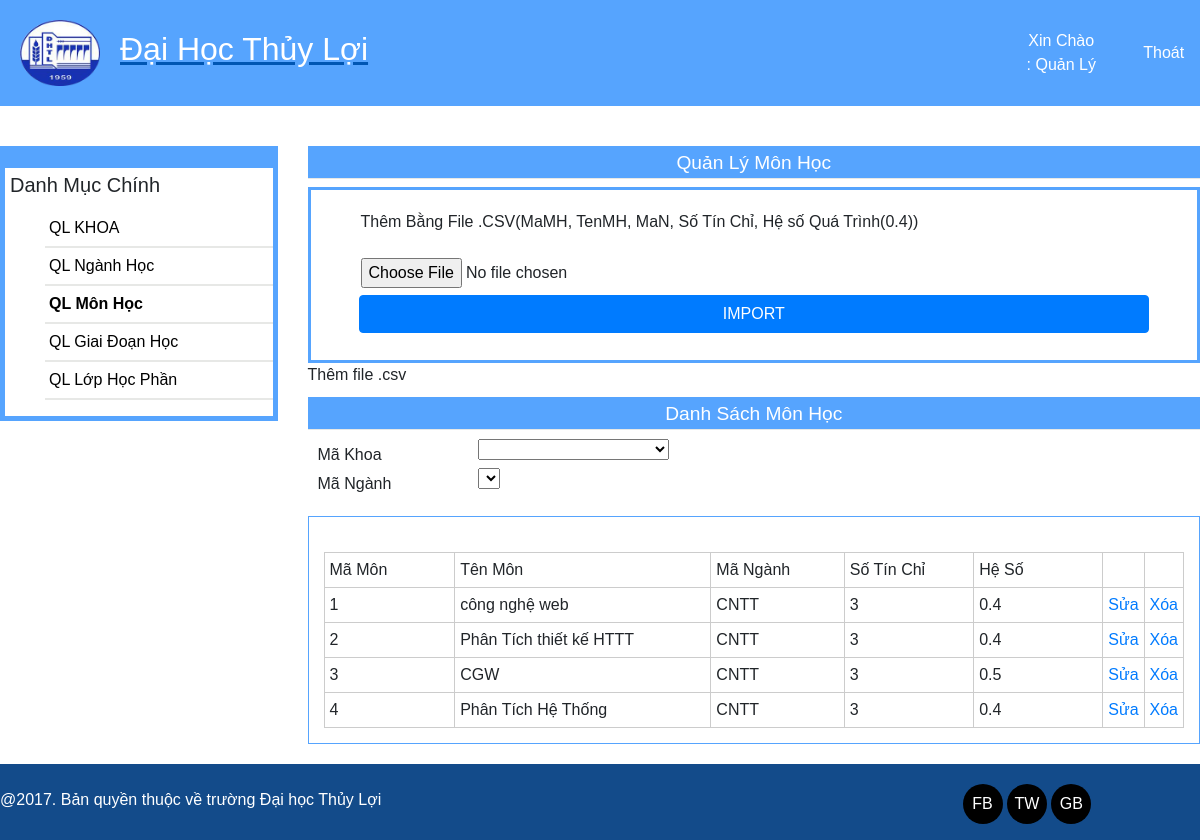
Page /php/quantriweb/qlmonhoc.php (signed in) on the earlier database version.
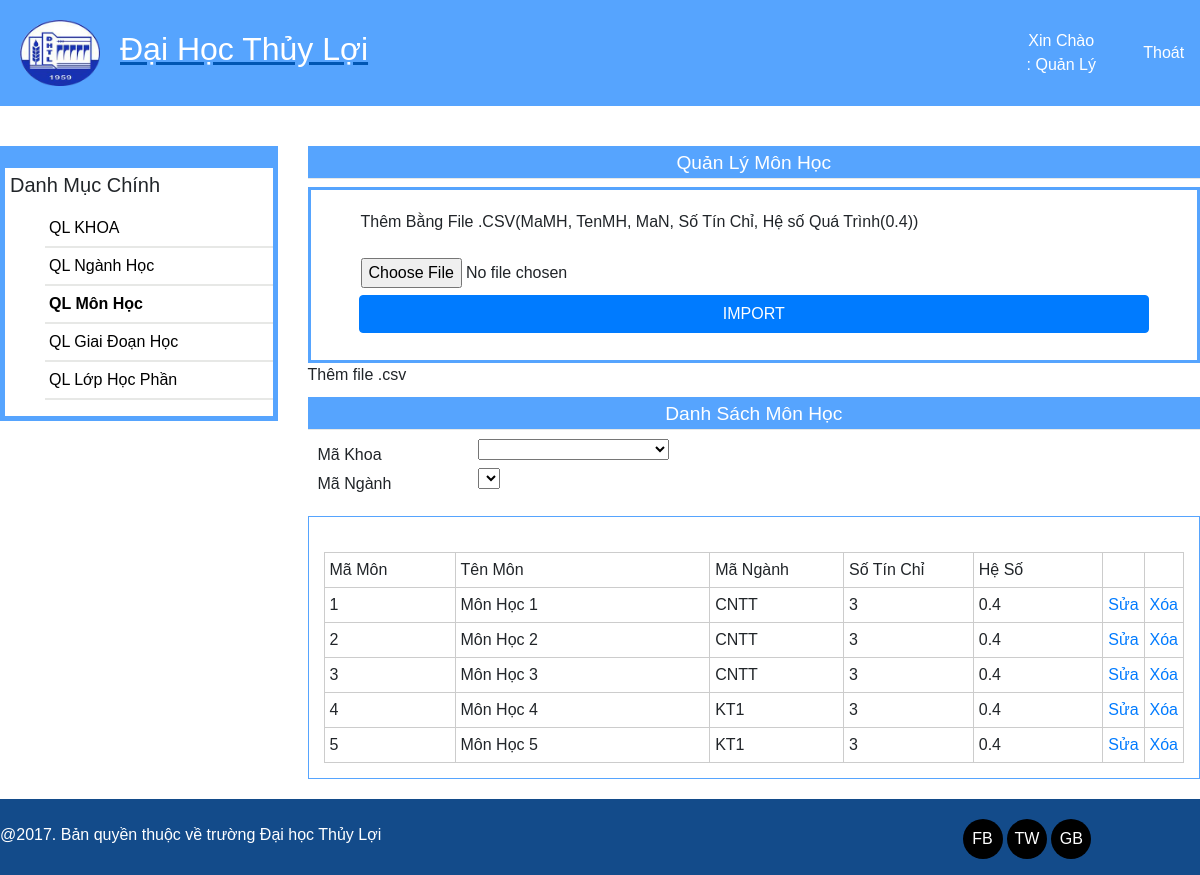
Same page on the later database version.
### tables this page shows
CREATE TABLE `monh` (
  `MaMH` varchar(8) NOT NULL,
  `TenMH` varchar(30) NOT NULL,
  `MaN` varchar(8) NOT NULL,
  `STC` int(11) NOT NULL,
  `HS` float DEFAULT NULL
);

### php/quantriweb/qlmonhoc.php (the view, shortened to what the changed rows need)
<?php
include("../includes/head.php");
include("../includes/conn.php");
?>
    <main>
        <div class="row" style="margin-top: 30px;">
            <div class="main-r col-md-9">
                <div class="bangdulieu">
                    <table class="table-data" bgcolor="#FFFFFF" id ="tb_show_mon">
                        <?php
                        $output1 = '<tr class="row-first">
                        <td width="150">Mã Môn</td>
                        <td width="300">Tên Môn</td>
                        <td width="150">Mã Ngành</td>
                        <td width="150">Số Tín Chỉ</td>
                        <td width="150">Hệ Số</td>
                        <td></td>
                        <td></td>
                        </tr>';
                            $sql1 = "SELECT * FROM monh";
                        $kq1 = mysqli_query($dbcon, $sql1);
                        while($row1 = mysqli_fetch_assoc($kq1))
                        {
                            $output1 .= '<tr>
                            <td>'.$row1['MaMH'].'</td>
                            <td>'.$row1['TenMH'].'</td>
                            <td>'.$row1['MaN'].'</td>
                            <td>'.$row1['STC'].'</td>
                            <td>'.$row1['HS'].'</td>
                            <td><a href="./update-monhoc.php?MaMH='.$row1['MaMH'].'&TenMH='.$row1['TenMH'].'&MaN='.$row1['MaN'].'&STC='.$row1['STC'].'&HS='.$row1['HS'].'">Sửa</a></td>
                            <td><a href="./xuly/delete-monhoc.php?MaMH='.$row1['MaMH'].'">Xóa</a></td>
                        </tr>';
                        }
                        echo $output1;
                        ?>
                    </table>
                </div>
            </div>
        </div>
    </main>
    <?php
    include("../includes/footer.php");
?>

Differences in the rows shown:
changed monh id 1: TenMH "công nghệ web" → "Môn Học 1"
changed monh id 2: TenMH "Phân Tích thiết kế HTTT" → "Môn Học 2"
changed monh id 3: TenMH "CGW" → "Môn Học 3"; HS "0.5" → "0.4"
changed monh id 4: TenMH "Phân Tích Hệ Thống" → "Môn Học 4"; MaN "CNTT" → "KT1"
added monh: MaMH "5", TenMH "Môn Học 5", MaN "KT1", STC "3", HS "0.4"
